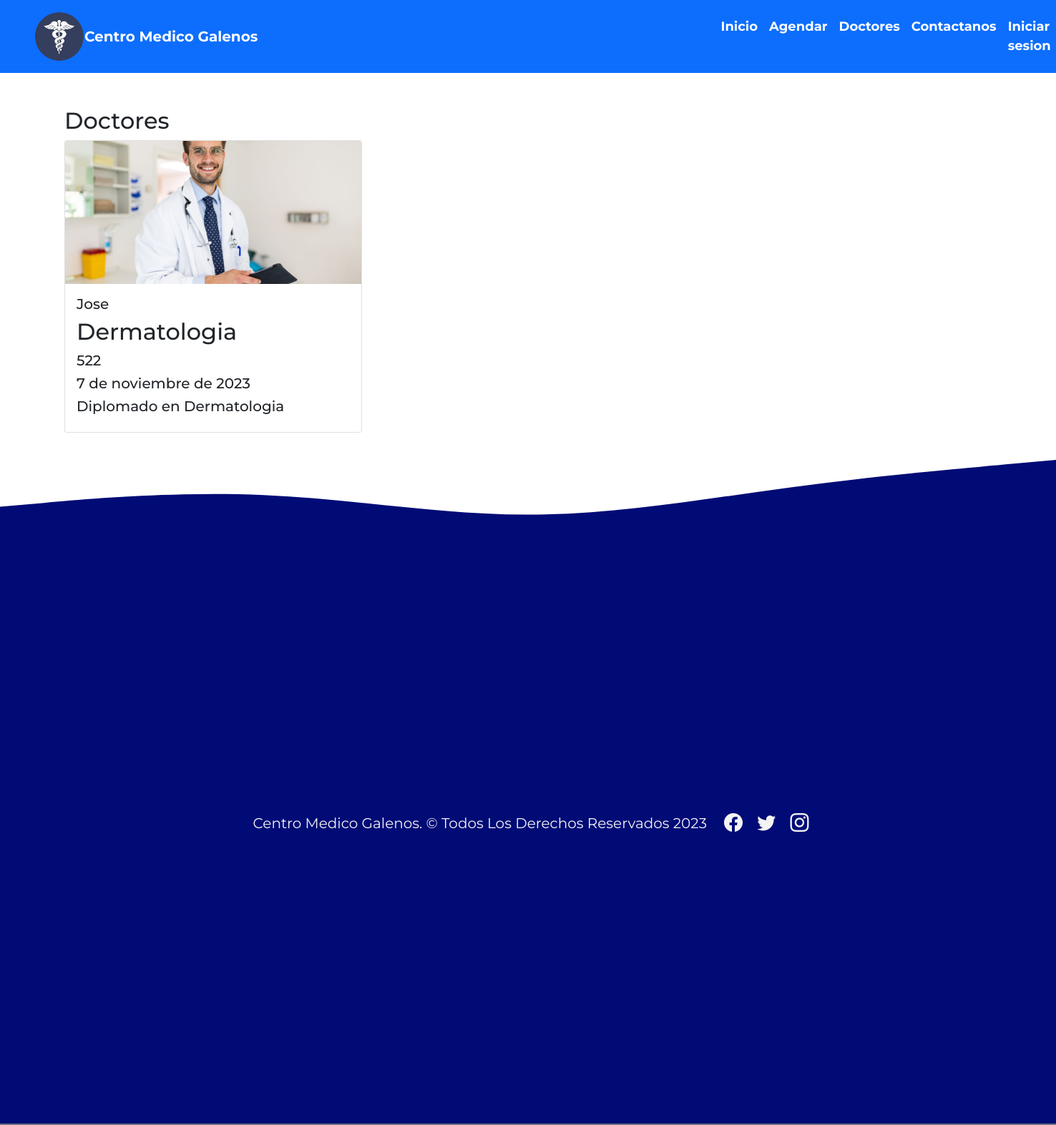
The page /Doctores/ on the database as committed earlier.
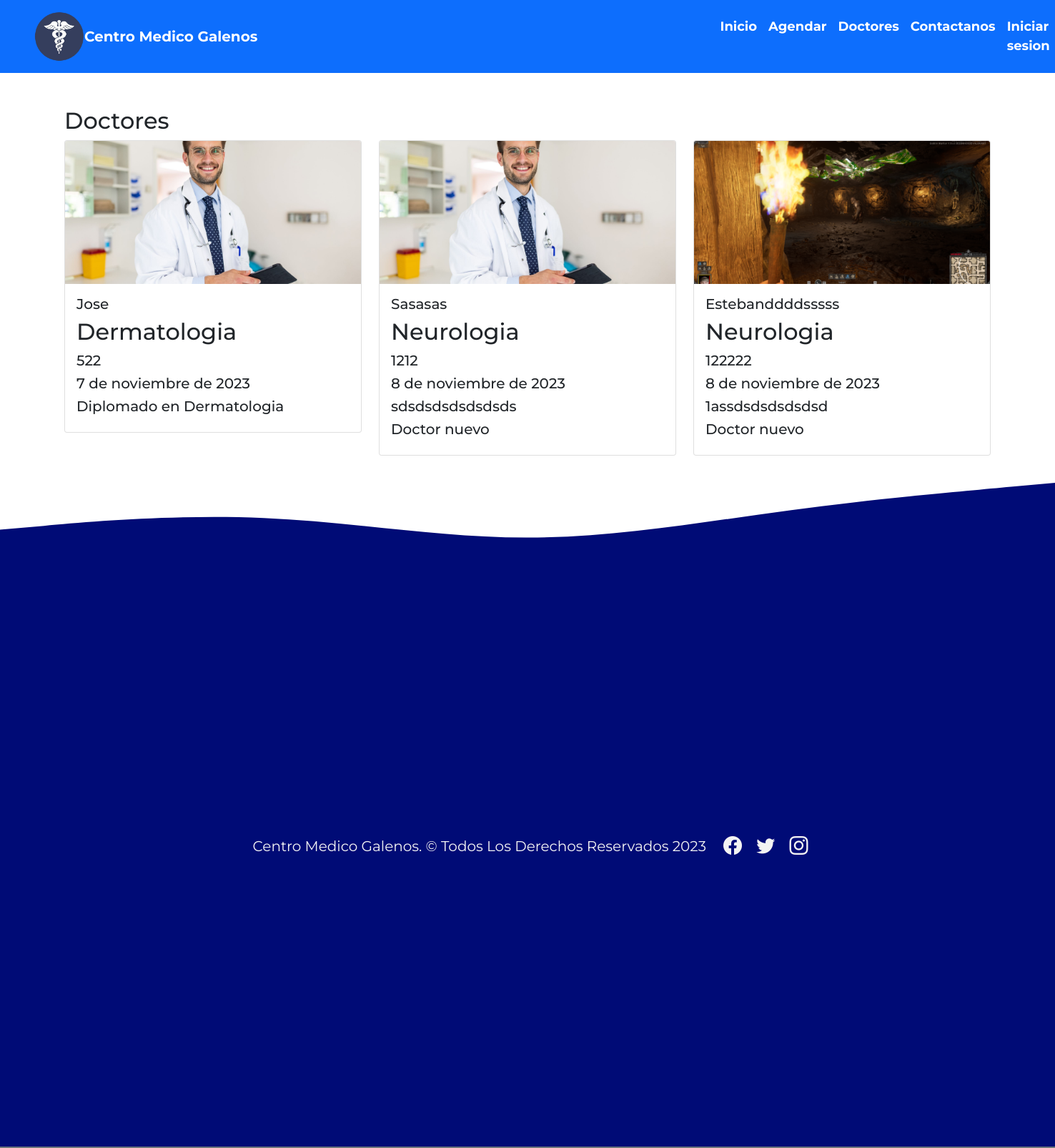
The same page on the database as committed later.
### app/models.py (models this page shows, shortened)
class Doctor(models.Model):
    nombre = models.CharField(max_length=50)
    edad = models.IntegerField()
    descripcion = models.TextField()
    nuevo = models.BooleanField()
    especialidad = models.ForeignKey(Especialidad, on_delete=models.PROTECT)
    fechas = models.DateField()
    imagen = models.ImageField(upload_to="docs",null=True)

class Especialidad(models.Model):
    especialidad = models.CharField(max_length=50)
    def __str__(self):
        return self.especialidad

### app/views.py (the view)
# urls.py: path('Doctores/', Doctores,name="Doctores"),
def Doctores (request):
    doctores = Doctor.objects.all()
    data = {
        'doctores' :doctores
    }
    return render(request,'app/Doctores.html',data)

### app/templates/app/Doctores.html
{% extends 'app/base.html' %}
{% load static %}
{% block contenido %}
    <div class="container mt-5">
        <h2>Doctores</h2>
        <div class="row">
          {% load humanize %}
          {% for d in doctores  %}
            <div class="col-md-4 mb-4">
              <div class="card">
                {% if d.imagen %}
                <img src= "{{ d.imagen.url }}" class="card-img-top">
                {% endif %}
                <div class="card-body">
                  <h5>{{ d.nombre | capfirst }}</h5>
                  <h2>{{ d.especialidad | title }}</h2>
                  <h5>{{ d.edad }}</h5>
                  <h5>{{ d.fechas }}</h5>
                  <h5>{{ d.descripcion }}</h5>
                  {% if d.nuevo == True %}
                  <h5>Doctor nuevo</h5>
                  {% endif %}
                </div>
              </div>
            </div>
          {% endfor  %}
       </div>
      </div>
      <br>
      <br>
      {% endblock %}

Rows that differ between the two databases and show on the page:
added Doctor: imagen (picture), nombre "Sasasas", especialidad "Neurologia", edad "1212", fechas "8 de noviembre de 2023", descripcion "sdsdsdsdsdsdsds", nuevo "Doctor nuevo"
added Doctor: imagen (picture), nombre "Estebanddddsssss", especialidad "Neurologia", edad "122222", fechas "8 de noviembre de 2023", descripcion "1assdsdsdsdsdsd", nuevo "Doctor nuevo"
